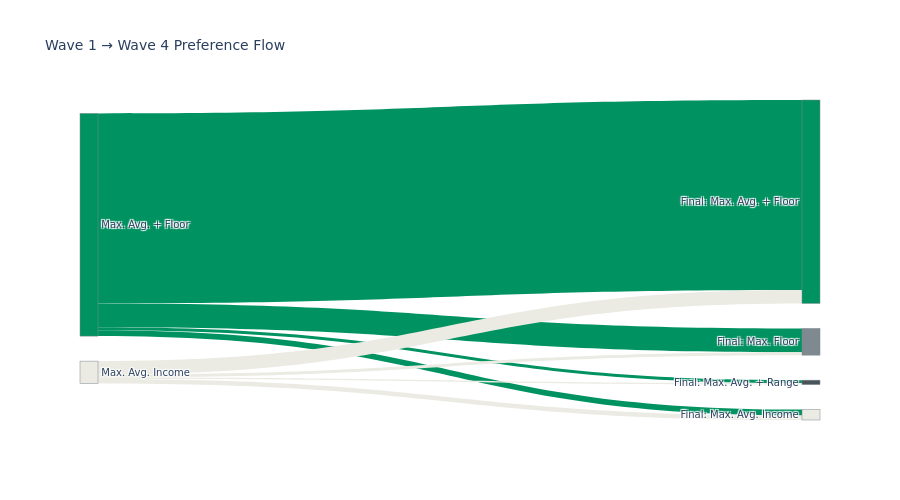

The notebook cell this image was saved under:
### Code cell
# VISUALIZATION: Long-Term Preference Flow (Counts)
from matplotlib.patches import Rectangle
from matplotlib import colors as mcolors

principle_order = [
    "Max Avg + Floor",
    "Max Avg Income",
    "Max Avg + Range",
    "Max Floor"
]
principle_display_order = format_principle_labels(principle_order)

loyalty_matrix_counts = pd.crosstab(
    transition_data["wave1"],
    transition_data["wave4"],
    margins=False
).reindex(index=principle_order, columns=principle_order, fill_value=0)

row_totals = loyalty_matrix_counts.sum(axis=1)
col_totals = loyalty_matrix_counts.sum(axis=0)
total_agents = int(loyalty_matrix_counts.values.sum())

SCALING_FACTOR = 0.6

if total_agents == 0:
    print("No data available for flow diagram.")
else:
    left_positions = {}
    current = 0.0
    for principle in principle_order:
        height = row_totals[principle] / total_agents
        left_positions[principle] = (current, current + height)
        current += height

    right_positions = {}
    current = 0.0
    for principle in principle_order:
        height = col_totals[principle] / total_agents
        right_positions[principle] = (current, current + height)
        current += height

    left_flow_starts = {principle: start for principle, (start, _) in left_positions.items()}
    right_flow_starts = {principle: start for principle, (start, _) in right_positions.items()}

    left_x = 0.18
    right_x = 0.82
    rect_width = 0.04
    curve_x = np.linspace(0.0, 1.0, 75)

    def bezier(y_start: float, y_end: float, t: np.ndarray) -> np.ndarray:
        control = (y_start + y_end) / 2
        return (1 - t) ** 2 * y_start + 2 * (1 - t) * t * control + t ** 2 * y_end

    fig, ax = plt.subplots(figsize=(11, 6))
    fig.patch.set_facecolor(COLORS["background"])

    for source in principle_order:
        base_rgb = mcolors.to_rgb(PRINCIPLE_COLORS[source])
        luminance = 0.299 * base_rgb[0] + 0.587 * base_rgb[1] + 0.114 * base_rgb[2]
        text_on_flow = COLORS["background"] if luminance < 0.45 else COLORS["dark_gray"]
        for target in principle_order:
            count = int(loyalty_matrix_counts.loc[source, target])
            if count == 0:
                continue

            height = (count / total_agents) * SCALING_FACTOR
            y0 = left_flow_starts[source]
            y1 = y0 + height
            left_flow_starts[source] = y1

            y0_right = right_flow_starts[target]
            y1_right = y0_right + height
            right_flow_starts[target] = y1_right

            t = curve_x
            xs_top = left_x + t * (right_x - left_x)
            ys_top = bezier(y0, y0_right, t)
            xs_bottom = left_x + t[::-1] * (right_x - left_x)
            ys_bottom = bezier(y1, y1_right, t[::-1])

            xs = np.concatenate([xs_top, xs_bottom])
            ys = np.concatenate([ys_top, ys_bottom])

            flow_color = (*base_rgb, 0.68)
            edge_color = (*base_rgb, 0.9)

            ax.fill(xs, ys, color=flow_color, linewidth=0)
            ax.plot(xs_top, ys_top, color=edge_color, linewidth=0.8, alpha=0.95)
            ax.plot(xs_bottom, ys_bottom, color=edge_color, linewidth=0.8, alpha=0.95)

            x_label = left_x + 0.5 * (right_x - left_x)
            y_label = (bezier(y0, y0_right, 0.5) + bezier(y1, y1_right, 0.5)) / 2
            ax.text(
                x_label,
                y_label,
                f"{count}",
                ha="center",
                va="center",
                fontsize=FONT_SIZES["axis_label"],
                color=text_on_flow,
                fontweight="bold"
            )

    for principle in principle_order:
        start, end = left_positions[principle]
        height = end - start
        color = PRINCIPLE_COLORS[principle]
        label = f"{format_principle_label(principle)}\n({int(row_totals[principle])})"
        ax.add_patch(Rectangle((left_x - rect_width, start), rect_width, height, color=color, alpha=0.95))
        ax.text(
            left_x - rect_width - 0.03,
            (start + end) / 2,
            label,
            ha="right",
            va="center",
            fontsize=FONT_SIZES["axis_label"],
            color=COLORS["dark_gray"],
            fontweight="bold",
            linespacing=1.2
        )

    for principle in principle_order:
        start, end = right_positions[principle]
        height = end - start
        color = PRINCIPLE_COLORS[principle]
        label = f"{format_principle_label(principle)}\n({int(col_totals[principle])})"
        ax.add_patch(Rectangle((right_x, start), rect_width, height, color=color, alpha=0.95))
        ax.text(
            right_x + rect_width + 0.03,
            (start + end) / 2,
            label,
            ha="left",
            va="center",
            fontsize=FONT_SIZES["axis_label"],
            color=COLORS["dark_gray"],
            fontweight="bold",
            linespacing=1.2
        )

    ax.set_xlim(0, 1)
    ax.set_ylim(0, SCALING_FACTOR)
    ax.axis("off")
    ax.set_title(
        "Wave 1 → Wave 4 Preference Flow (Counts, scaled for readability)",
        fontsize=FONT_SIZES["title"],
        fontweight="bold",
        color=COLORS["dark_gray"],
        pad=16
    )

    ax.text(
        0.5,
        -0.08,
        f"Total agents: {total_agents}  •  Flows scaled by factor {SCALING_FACTOR:.2f}",
        ha="center",
        va="center",
        fontsize=FONT_SIZES["legend"],
        color=COLORS["medium_gray"]
    )

    fig.subplots_adjust(left=0.1, right=0.9, top=0.88, bottom=0.22)
    plt.show()

### Figure 1 — Plotly figure (JSON) as saved in the notebook; plotly's stock layout.template omitted (floating-point values rounded to 4 significant figures)
{"data": [{"link": {"color": ["#009260", "#009260", "#009260", "#009260", "#EBEBE4", "#EBEBE4", "#EBEBE4", "#EBEBE4"], "source": [0, 0, 0, 0, 1, 1, 1, 1], "target": [4, 5, 6, 7, 4, 5, 6, 7], "value": [128, 4, 2, 16, 9, 3, 1, 2]}, "node": {"color": ["#009260", "#EBEBE4", "#48535A", "#7F8990", "#009260", "#EBEBE4", "#48535A", "#7F8990"], "label": ["Max. Avg. + Floor", "Max. Avg. Income", "Max. Avg. + Range", "Max. Floor", "Final: Max. Avg. + Floor", "Final: Max. Avg. Income", "Final: Max. Avg. + Range", "Final: Max. Floor"], "line": {"color": "#7F8990", "width": 0.5}, "pad": 25, "thickness": 18}, "type": "sankey"}], "layout": {"font": {"family": "DejaVu Sans", "size": 10}, "height": 500, "paper_bgcolor": "#FFFFFF", "plot_bgcolor": "#FFFFFF", "title": {"text": "Wave 1 → Wave 4 Preference Flow"}}}
